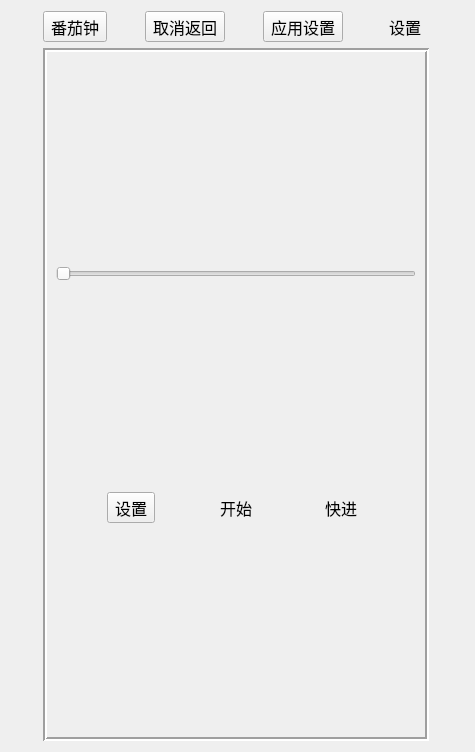
<?xml version="1.0" encoding="UTF-8"?>
<ui version="4.0">
 <class>Widget</class>
 <widget class="QWidget" name="Widget">
  <property name="geometry">
   <rect>
    <x>0</x>
    <y>0</y>
    <width>475</width>
    <height>752</height>
   </rect>
  </property>
  <property name="windowTitle">
   <string>谷哥番茄钟</string>
  </property>
  <layout class="QGridLayout" name="gridLayout_2">
   <item row="0" column="0">
    <widget class="QToolButton" name="tool_btn_clock">
     <property name="font">
      <font>
       <family>Yuppy SC</family>
       <pointsize>12</pointsize>
      </font>
     </property>
     <property name="cursor">
      <cursorShape>PointingHandCursor</cursorShape>
     </property>
     <property name="text">
      <string>番茄钟</string>
     </property>
     <property name="icon">
      <iconset resource="../res.qrc">
       <normaloff>:/Icons/pomo_button_2.png</normaloff>:/Icons/pomo_button_2.png</iconset>
     </property>
     <property name="iconSize">
      <size>
       <width>44</width>
       <height>32</height>
      </size>
     </property>
     <property name="toolButtonStyle">
      <enum>Qt::ToolButtonTextUnderIcon</enum>
     </property>
    </widget>
   </item>
   <item row="1" column="0" colspan="4">
    <widget class="QStackedWidget" name="stackedWidget">
     <property name="frameShape">
      <enum>QFrame::Box</enum>
     </property>
     <property name="frameShadow">
      <enum>QFrame::Sunken</enum>
     </property>
     <property name="lineWidth">
      <number>2</number>
     </property>
     <property name="midLineWidth">
      <number>0</number>
     </property>
     <property name="currentIndex">
      <number>0</number>
     </property>
     <widget class="QWidget" name="page">
      <layout class="QGridLayout" name="gridLayout_3">
       <item row="0" column="0">
        <layout class="QGridLayout" name="gridLayout_round_progress_bar"/>
       </item>
       <item row="1" column="0">
        <widget class="QSlider" name="slider_window_opacity">
         <property name="minimum">
          <number>20</number>
         </property>
         <property name="maximum">
          <number>100</number>
         </property>
         <property name="orientation">
          <enum>Qt::Horizontal</enum>
         </property>
        </widget>
       </item>
       <item row="2" column="0">
        <layout class="QHBoxLayout" name="horizontalLayout">
         <item>
          <spacer name="horizontalSpacer">
           <property name="orientation">
            <enum>Qt::Horizontal</enum>
           </property>
           <property name="sizeHint" stdset="0">
            <size>
             <width>40</width>
             <height>20</height>
            </size>
           </property>
          </spacer>
         </item>
         <item>
          <widget class="QToolButton" name="tool_btn_settings">
           <property name="font">
            <font>
             <family>Yuppy SC</family>
             <pointsize>12</pointsize>
            </font>
           </property>
           <property name="text">
            <string>设置</string>
           </property>
           <property name="icon">
            <iconset resource="../res.qrc">
             <normaloff>:/Icons/settings_button.png</normaloff>:/Icons/settings_button.png</iconset>
           </property>
           <property name="iconSize">
            <size>
             <width>32</width>
             <height>32</height>
            </size>
           </property>
           <property name="shortcut">
            <string>Alt+S</string>
           </property>
           <property name="toolButtonStyle">
            <enum>Qt::ToolButtonTextUnderIcon</enum>
           </property>
          </widget>
         </item>
         <item>
          <spacer name="horizontalSpacer_4">
           <property name="orientation">
            <enum>Qt::Horizontal</enum>
           </property>
           <property name="sizeHint" stdset="0">
            <size>
             <width>40</width>
             <height>20</height>
            </size>
           </property>
          </spacer>
         </item>
         <item>
          <widget class="QToolButton" name="tool_btn_start_pause">
           <property name="font">
            <font>
             <family>Yuppy SC</family>
             <pointsize>12</pointsize>
            </font>
           </property>
           <property name="cursor">
            <cursorShape>PointingHandCursor</cursorShape>
           </property>
           <property name="toolTip">
            <string/>
           </property>
           <property name="text">
            <string>开始</string>
           </property>
           <property name="icon">
            <iconset resource="../res.qrc">
             <normaloff>:/Icons/play_button_1.png</normaloff>:/Icons/play_button_1.png</iconset>
           </property>
           <property name="iconSize">
            <size>
             <width>32</width>
             <height>32</height>
            </size>
           </property>
           <property name="shortcut">
            <string>Space</string>
           </property>
           <property name="toolButtonStyle">
            <enum>Qt::ToolButtonTextUnderIcon</enum>
           </property>
           <property name="autoRaise">
            <bool>true</bool>
           </property>
          </widget>
         </item>
         <item>
          <spacer name="horizontalSpacer_3">
           <property name="orientation">
            <enum>Qt::Horizontal</enum>
           </property>
           <property name="sizeHint" stdset="0">
            <size>
             <width>40</width>
             <height>20</height>
            </size>
           </property>
          </spacer>
         </item>
         <item>
          <widget class="QToolButton" name="tool_btn_next">
           <property name="font">
            <font>
             <family>Yuppy SC</family>
             <pointsize>12</pointsize>
            </font>
           </property>
           <property name="cursor">
            <cursorShape>PointingHandCursor</cursorShape>
           </property>
           <property name="text">
            <string>快进</string>
           </property>
           <property name="icon">
            <iconset resource="../res.qrc">
             <normaloff>:/Icons/fast-forward-button.png</normaloff>:/Icons/fast-forward-button.png</iconset>
           </property>
           <property name="iconSize">
            <size>
             <width>32</width>
             <height>32</height>
            </size>
           </property>
           <property name="shortcut">
            <string>Right</string>
           </property>
           <property name="toolButtonStyle">
            <enum>Qt::ToolButtonTextUnderIcon</enum>
           </property>
           <property name="autoRaise">
            <bool>true</bool>
           </property>
          </widget>
         </item>
         <item>
          <spacer name="horizontalSpacer_2">
           <property name="orientation">
            <enum>Qt::Horizontal</enum>
           </property>
           <property name="sizeHint" stdset="0">
            <size>
             <width>40</width>
             <height>20</height>
            </size>
           </property>
          </spacer>
         </item>
        </layout>
       </item>
      </layout>
     </widget>
     <widget class="QWidget" name="page_2">
      <layout class="QGridLayout" name="gridLayout">
       <item row="0" column="0">
        <widget class="QLabel" name="label_pomo_working_time">
         <property name="font">
          <font>
           <family>Yuppy SC</family>
           <pointsize>12</pointsize>
          </font>
         </property>
         <property name="text">
          <string>番茄专注时间</string>
         </property>
        </widget>
       </item>
       <item row="0" column="1">
        <widget class="MinutesSecondsBox" name="box_pomo_working_time_setting" native="true"/>
       </item>
       <item row="1" column="0">
        <widget class="QLabel" name="label_pomo_rest_time">
         <property name="font">
          <font>
           <family>Yuppy SC</family>
           <pointsize>12</pointsize>
          </font>
         </property>
         <property name="text">
          <string>番茄休息时间</string>
         </property>
        </widget>
       </item>
       <item row="1" column="1">
        <widget class="MinutesSecondsBox" name="box_pomo_rest_time_setting" native="true"/>
       </item>
       <item row="2" column="0">
        <widget class="QLabel" name="label_pomo_long_rest_time">
         <property name="font">
          <font>
           <family>Yuppy SC</family>
           <pointsize>12</pointsize>
          </font>
         </property>
         <property name="text">
          <string>番茄长休息时间</string>
         </property>
        </widget>
       </item>
       <item row="2" column="1">
        <widget class="MinutesSecondsBox" name="box_pomo_long_rest_time_setting" native="true"/>
       </item>
       <item row="3" column="0">
        <widget class="QLabel" name="label_pomo_number">
         <property name="font">
          <font>
           <family>Yuppy SC</family>
           <pointsize>12</pointsize>
          </font>
         </property>
         <property name="text">
          <string>番茄钟个数</string>
         </property>
        </widget>
       </item>
       <item row="3" column="1">
        <widget class="SpinSliderBox" name="box_pomo_number_setting" native="true"/>
       </item>
       <item row="4" column="0">
        <widget class="QLabel" name="label_auto_start_working">
         <property name="font">
          <font>
           <family>Yuppy SC</family>
           <pointsize>12</pointsize>
          </font>
         </property>
         <property name="text">
          <string>番茄专注计时自动开始</string>
         </property>
        </widget>
       </item>
       <item row="4" column="1">
        <layout class="QGridLayout" name="gridLayout_auto_start_working">
         <property name="leftMargin">
          <number>10</number>
         </property>
         <property name="topMargin">
          <number>10</number>
         </property>
         <property name="rightMargin">
          <number>10</number>
         </property>
         <property name="bottomMargin">
          <number>10</number>
         </property>
         <property name="spacing">
          <number>-1</number>
         </property>
        </layout>
       </item>
       <item row="5" column="0">
        <widget class="QLabel" name="label_auto_start_break">
         <property name="font">
          <font>
           <family>Yuppy SC</family>
           <pointsize>12</pointsize>
          </font>
         </property>
         <property name="text">
          <string>番茄休息计时自动开始</string>
         </property>
        </widget>
       </item>
       <item row="5" column="1">
        <layout class="QGridLayout" name="gridLayout_auto_start_break">
         <property name="leftMargin">
          <number>10</number>
         </property>
         <property name="topMargin">
          <number>10</number>
         </property>
         <property name="rightMargin">
          <number>10</number>
         </property>
         <property name="bottomMargin">
          <number>10</number>
         </property>
         <property name="spacing">
          <number>-1</number>
         </property>
        </layout>
       </item>
       <item row="6" column="0">
        <widget class="QLabel" name="label_alarm_sound">
         <property name="font">
          <font>
           <family>Yuppy SC</family>
           <pointsize>12</pointsize>
          </font>
         </property>
         <property name="text">
          <string>闹铃声音


</string>
         </property>
        </widget>
       </item>
       <item row="6" column="1">
        <widget class="SoundsControlPanel" name="alarm_sound_settings" native="true"/>
       </item>
       <item row="7" column="0">
        <widget class="QLabel" name="label_ticking_sound">
         <property name="font">
          <font>
           <family>Yuppy SC</family>
           <pointsize>12</pointsize>
          </font>
         </property>
         <property name="text">
          <string>时钟声音

</string>
         </property>
        </widget>
       </item>
       <item row="7" column="1">
        <widget class="SoundsControlPanel" name="ticking_sound_settings" native="true"/>
       </item>
      </layout>
     </widget>
    </widget>
   </item>
   <item row="0" column="2">
    <widget class="QToolButton" name="settings_apply_btn">
     <property name="font">
      <font>
       <family>Yuppy SC</family>
       <pointsize>12</pointsize>
      </font>
     </property>
     <property name="cursor">
      <cursorShape>PointingHandCursor</cursorShape>
     </property>
     <property name="text">
      <string>应用设置</string>
     </property>
     <property name="icon">
      <iconset resource="../res.qrc">
       <normaloff>:/Icons/apply_button.png</normaloff>:/Icons/apply_button.png</iconset>
     </property>
     <property name="iconSize">
      <size>
       <width>44</width>
       <height>32</height>
      </size>
     </property>
     <property name="toolButtonStyle">
      <enum>Qt::ToolButtonTextUnderIcon</enum>
     </property>
    </widget>
   </item>
   <item row="0" column="1">
    <widget class="QToolButton" name="settings_cancel_btn">
     <property name="font">
      <font>
       <family>Yuppy SC</family>
       <pointsize>12</pointsize>
      </font>
     </property>
     <property name="cursor">
      <cursorShape>PointingHandCursor</cursorShape>
     </property>
     <property name="text">
      <string>取消返回</string>
     </property>
     <property name="icon">
      <iconset resource="../res.qrc">
       <normaloff>:/Icons/cancel_button.png</normaloff>:/Icons/cancel_button.png</iconset>
     </property>
     <property name="iconSize">
      <size>
       <width>44</width>
       <height>32</height>
      </size>
     </property>
     <property name="toolButtonStyle">
      <enum>Qt::ToolButtonTextUnderIcon</enum>
     </property>
    </widget>
   </item>
   <item row="0" column="3">
    <widget class="QToolButton" name="tool_btn_settings_old">
     <property name="font">
      <font>
       <family>Yuppy SC</family>
       <pointsize>12</pointsize>
      </font>
     </property>
     <property name="cursor">
      <cursorShape>PointingHandCursor</cursorShape>
     </property>
     <property name="toolTip">
      <string/>
     </property>
     <property name="text">
      <string>设置</string>
     </property>
     <property name="icon">
      <iconset resource="../res.qrc">
       <normaloff>:/Icons/settings_button.png</normaloff>:/Icons/settings_button.png</iconset>
     </property>
     <property name="iconSize">
      <size>
       <width>32</width>
       <height>32</height>
      </size>
     </property>
     <property name="toolButtonStyle">
      <enum>Qt::ToolButtonTextUnderIcon</enum>
     </property>
     <property name="autoRaise">
      <bool>true</bool>
     </property>
    </widget>
   </item>
  </layout>
 </widget>
 <customwidgets>
  <customwidget>
   <class>SpinSliderBox</class>
   <extends>QWidget</extends>
   <header location="global">Components/spinsliderbox.h</header>
   <container>1</container>
  </customwidget>
  <customwidget>
   <class>MinutesSecondsBox</class>
   <extends>QWidget</extends>
   <header location="global">Components/minutessecondsbox.h</header>
   <container>1</container>
  </customwidget>
  <customwidget>
   <class>SoundsControlPanel</class>
   <extends>QWidget</extends>
   <header location="global">Components/soundscontrolpanel.h</header>
   <container>1</container>
  </customwidget>
 </customwidgets>
 <resources>
  <include location="../res.qrc"/>
 </resources>
 <connections/>
</ui>
